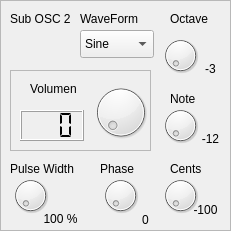
    <widget class="QFrame" name="frame_12">
     <property name="geometry">
      <rect>
       <x>690</x>
       <y>260</y>
       <width>231</width>
       <height>231</height>
      </rect>
     </property>
     <property name="frameShape">
      <enum>QFrame::StyledPanel</enum>
     </property>
     <property name="frameShadow">
      <enum>QFrame::Raised</enum>
     </property>
     <widget class="QLabel" name="label_34">
      <property name="geometry">
       <rect>
        <x>10</x>
        <y>10</y>
        <width>71</width>
        <height>18</height>
       </rect>
      </property>
      <property name="text">
       <string>Sub OSC 2</string>
      </property>
     </widget>
     <widget class="QComboBox" name="comboBox_SUBOSC2Waveform">
      <property name="geometry">
       <rect>
        <x>80</x>
        <y>30</y>
        <width>74</width>
        <height>28</height>
       </rect>
      </property>
      <item>
       <property name="text">
        <string>Sine</string>
       </property>
      </item>
      <item>
       <property name="text">
        <string>Saw</string>
       </property>
      </item>
      <item>
       <property name="text">
        <string>Saw-R</string>
       </property>
      </item>
      <item>
       <property name="text">
        <string>Sqare</string>
       </property>
      </item>
      <item>
       <property name="text">
        <string>Triangle</string>
       </property>
      </item>
      <item>
       <property name="text">
        <string>Pulse</string>
       </property>
      </item>
     </widget>
     <widget class="QDial" name="dial_5SUBOSC2_PulseWide">
      <property name="geometry">
       <rect>
        <x>10</x>
        <y>170</y>
        <width>41</width>
        <height>51</height>
       </rect>
      </property>
      <property name="maximum">
       <number>127</number>
      </property>
     </widget>
     <widget class="QLabel" name="label_35">
      <property name="geometry">
       <rect>
        <x>10</x>
        <y>160</y>
        <width>81</width>
        <height>18</height>
       </rect>
      </property>
      <property name="text">
       <string>Pulse Width</string>
      </property>
     </widget>
     <widget class="QLabel" name="label_23SUBOSC2_PulseWide">
      <property name="geometry">
       <rect>
        <x>40</x>
        <y>210</y>
        <width>41</width>
        <height>18</height>
       </rect>
      </property>
      <property name="text">
       <string>100 %</string>
      </property>
      <property name="alignment">
       <set>Qt::AlignCenter</set>
      </property>
     </widget>
     <widget class="QFrame" name="frame_13">
      <property name="geometry">
       <rect>
        <x>10</x>
        <y>70</y>
        <width>141</width>
        <height>81</height>
       </rect>
      </property>
      <property name="frameShape">
       <enum>QFrame::StyledPanel</enum>
      </property>
      <property name="frameShadow">
       <enum>QFrame::Raised</enum>
      </property>
      <widget class="QLCDNumber" name="lcdNumber_9SUBOSC2Volume">
       <property name="geometry">
        <rect>
         <x>10</x>
         <y>40</y>
         <width>64</width>
         <height>31</height>
        </rect>
       </property>
       <property name="digitCount">
        <number>3</number>
       </property>
       <property name="segmentStyle">
        <enum>QLCDNumber::Flat</enum>
       </property>
      </widget>
      <widget class="QLabel" name="label_36">
       <property name="geometry">
        <rect>
         <x>20</x>
         <y>10</y>
         <width>59</width>
         <height>18</height>
        </rect>
       </property>
       <property name="text">
        <string>Volumen</string>
       </property>
      </widget>
      <widget class="QDial" name="dialSUBOSC2Volume">
       <property name="geometry">
        <rect>
         <x>80</x>
         <y>10</y>
         <width>61</width>
         <height>64</height>
        </rect>
       </property>
       <property name="maximum">
        <number>127</number>
       </property>
      </widget>
     </widget>
     <widget class="QLabel" name="label_16SUBOSC2Octave">
      <property name="geometry">
       <rect>
        <x>200</x>
        <y>60</y>
        <width>21</width>
        <height>18</height>
       </rect>
      </property>
      <property name="text">
       <string>-3</string>
      </property>
      <property name="alignment">
       <set>Qt::AlignCenter</set>
      </property>
     </widget>
     <widget class="QDial" name="dial_2SUBOSC2Octave">
      <property name="geometry">
       <rect>
        <x>160</x>
        <y>30</y>
        <width>41</width>
        <height>51</height>
       </rect>
      </property>
      <property name="minimum">
       <number>0</number>
      </property>
      <property name="maximum">
       <number>8</number>
      </property>
     </widget>
     <widget class="QLabel" name="label_17SUBOSC2Note">
      <property name="geometry">
       <rect>
        <x>200</x>
        <y>130</y>
        <width>21</width>
        <height>18</height>
       </rect>
      </property>
      <property name="text">
       <string>-12</string>
      </property>
      <property name="alignment">
       <set>Qt::AlignCenter</set>
      </property>
     </widget>
     <widget class="QLabel" name="label_18SUBOSC2Cents">
      <property name="geometry">
       <rect>
        <x>190</x>
        <y>200</y>
        <width>31</width>
        <height>20</height>
       </rect>
      </property>
      <property name="text">
       <string>-100</string>
      </property>
      <property name="alignment">
       <set>Qt::AlignCenter</set>
      </property>
     </widget>
     <widget class="QDial" name="dial_3SUBOSC2Note">
      <property name="geometry">
       <rect>
        <x>160</x>
        <y>100</y>
        <width>41</width>
        <height>51</height>
       </rect>
      </property>
      <property name="minimum">
       <number>0</number>
      </property>
      <property name="maximum">
       <number>24</number>
      </property>
     </widget>
     <widget class="QLabel" name="label_37">
      <property name="geometry">
       <rect>
        <x>170</x>
        <y>10</y>
        <width>41</width>
        <height>18</height>
       </rect>
      </property>
      <property name="text">
       <string>Octave</string>
      </property>
     </widget>
     <widget class="QLabel" name="label_38">
      <property name="geometry">
       <rect>
        <x>80</x>
        <y>10</y>
        <width>71</width>
        <height>18</height>
       </rect>
      </property>
      <property name="text">
       <string>WaveForm</string>
      </property>
     </widget>
     <widget class="QLabel" name="label_39">
      <property name="geometry">
       <rect>
        <x>170</x>
        <y>160</y>
        <width>41</width>
        <height>18</height>
       </rect>
      </property>
      <property name="text">
       <string>Cents</string>
      </property>
     </widget>
     <widget class="QDial" name="dial_4SUBOSC2Cents">
      <property name="geometry">
       <rect>
        <x>160</x>
        <y>170</y>
        <width>41</width>
        <height>51</height>
       </rect>
      </property>
      <property name="maximum">
       <number>24</number>
      </property>
     </widget>
     <widget class="QLabel" name="label_40">
      <property name="geometry">
       <rect>
        <x>170</x>
        <y>90</y>
        <width>31</width>
        <height>18</height>
       </rect>
      </property>
      <property name="text">
       <string>Note</string>
      </property>
     </widget>
     <widget class="QLabel" name="label_90">
      <property name="geometry">
       <rect>
        <x>100</x>
        <y>160</y>
        <width>41</width>
        <height>18</height>
       </rect>
      </property>
      <property name="text">
       <string>Phase</string>
      </property>
     </widget>
     <widget class="QDial" name="dial_5SUBOSC2_Phase">
      <property name="geometry">
       <rect>
        <x>100</x>
        <y>170</y>
        <width>41</width>
        <height>51</height>
       </rect>
      </property>
      <property name="maximum">
       <number>127</number>
      </property>
     </widget>
     <widget class="QLabel" name="label_18SUBOSC2Phase">
      <property name="geometry">
       <rect>
        <x>130</x>
        <y>210</y>
        <width>31</width>
        <height>20</height>
       </rect>
      </property>
      <property name="text">
       <string>0</string>
      </property>
      <property name="alignment">
       <set>Qt::AlignCenter</set>
      </property>
     </widget>
    </widget>
